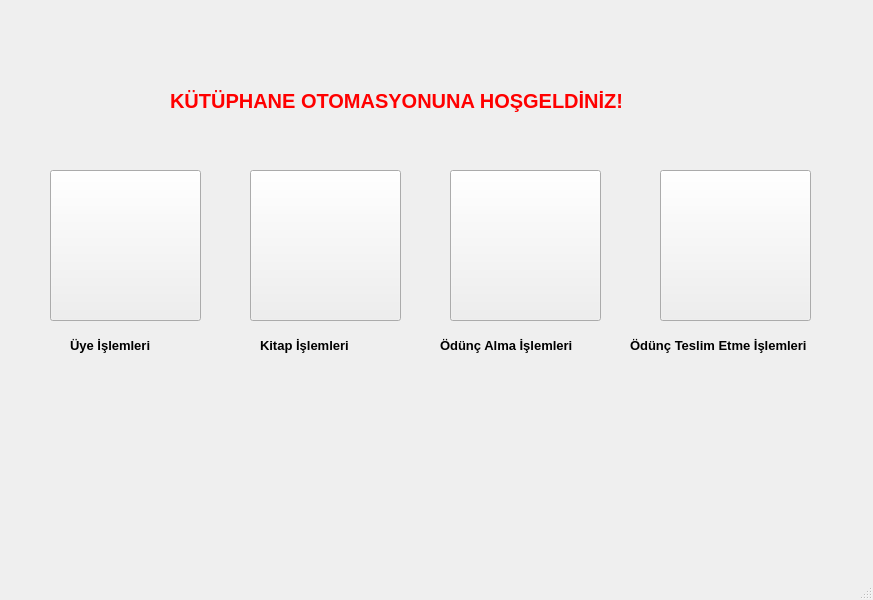
<?xml version="1.0" encoding="UTF-8"?>
<ui version="4.0">
 <class>MainWindow</class>
 <widget class="QMainWindow" name="MainWindow">
  <property name="geometry">
   <rect>
    <x>0</x>
    <y>0</y>
    <width>873</width>
    <height>600</height>
   </rect>
  </property>
  <property name="windowTitle">
   <string>MainWindow</string>
  </property>
  <widget class="QWidget" name="centralwidget">
   <widget class="QLabel" name="label">
    <property name="geometry">
     <rect>
      <x>170</x>
      <y>60</y>
      <width>571</width>
      <height>81</height>
     </rect>
    </property>
    <property name="palette">
     <palette>
      <active>
       <colorrole role="WindowText">
        <brush brushstyle="SolidPattern">
         <color alpha="255">
          <red>255</red>
          <green>0</green>
          <blue>0</blue>
         </color>
        </brush>
       </colorrole>
      </active>
      <inactive>
       <colorrole role="WindowText">
        <brush brushstyle="SolidPattern">
         <color alpha="255">
          <red>255</red>
          <green>0</green>
          <blue>0</blue>
         </color>
        </brush>
       </colorrole>
      </inactive>
      <disabled/>
     </palette>
    </property>
    <property name="font">
     <font>
      <pointsize>15</pointsize>
      <bold>true</bold>
     </font>
    </property>
    <property name="text">
     <string>KÜTÜPHANE OTOMASYONUNA HOŞGELDİNİZ!</string>
    </property>
   </widget>
   <widget class="QPushButton" name="pushButton_uye">
    <property name="geometry">
     <rect>
      <x>50</x>
      <y>170</y>
      <width>151</width>
      <height>151</height>
     </rect>
    </property>
    <property name="styleSheet">
     <string notr="true">border-image: url(:/resimler/images/user.jpg);</string>
    </property>
    <property name="text">
     <string/>
    </property>
   </widget>
   <widget class="QPushButton" name="pushButton_kitap">
    <property name="geometry">
     <rect>
      <x>250</x>
      <y>170</y>
      <width>151</width>
      <height>151</height>
     </rect>
    </property>
    <property name="styleSheet">
     <string notr="true">border-image: url(:/resimler/images/book.jpg);</string>
    </property>
    <property name="text">
     <string/>
    </property>
   </widget>
   <widget class="QPushButton" name="pushButton_al">
    <property name="geometry">
     <rect>
      <x>450</x>
      <y>170</y>
      <width>151</width>
      <height>151</height>
     </rect>
    </property>
    <property name="styleSheet">
     <string notr="true">border-image: url(:/resimler/images/odunc_1.jpg);</string>
    </property>
    <property name="text">
     <string/>
    </property>
   </widget>
   <widget class="QPushButton" name="pushButton_ver">
    <property name="geometry">
     <rect>
      <x>660</x>
      <y>170</y>
      <width>151</width>
      <height>151</height>
     </rect>
    </property>
    <property name="styleSheet">
     <string notr="true">border-image: url(:/resimler/images/odunc_2.jpg);</string>
    </property>
    <property name="text">
     <string/>
    </property>
   </widget>
   <widget class="QLabel" name="label_2">
    <property name="geometry">
     <rect>
      <x>70</x>
      <y>330</y>
      <width>121</width>
      <height>31</height>
     </rect>
    </property>
    <property name="font">
     <font>
      <pointsize>10</pointsize>
      <bold>true</bold>
     </font>
    </property>
    <property name="text">
     <string>Üye İşlemleri</string>
    </property>
   </widget>
   <widget class="QLabel" name="label_3">
    <property name="geometry">
     <rect>
      <x>260</x>
      <y>330</y>
      <width>121</width>
      <height>31</height>
     </rect>
    </property>
    <property name="font">
     <font>
      <pointsize>10</pointsize>
      <bold>true</bold>
     </font>
    </property>
    <property name="text">
     <string>Kitap İşlemleri</string>
    </property>
   </widget>
   <widget class="QLabel" name="label_4">
    <property name="geometry">
     <rect>
      <x>440</x>
      <y>330</y>
      <width>191</width>
      <height>31</height>
     </rect>
    </property>
    <property name="font">
     <font>
      <pointsize>10</pointsize>
      <bold>true</bold>
     </font>
    </property>
    <property name="text">
     <string>Ödünç Alma İşlemleri</string>
    </property>
   </widget>
   <widget class="QLabel" name="label_5">
    <property name="geometry">
     <rect>
      <x>630</x>
      <y>330</y>
      <width>241</width>
      <height>31</height>
     </rect>
    </property>
    <property name="font">
     <font>
      <pointsize>10</pointsize>
      <bold>true</bold>
     </font>
    </property>
    <property name="text">
     <string>Ödünç Teslim Etme İşlemleri</string>
    </property>
   </widget>
  </widget>
  <widget class="QMenuBar" name="menubar">
   <property name="geometry">
    <rect>
     <x>0</x>
     <y>0</y>
     <width>873</width>
     <height>25</height>
    </rect>
   </property>
  </widget>
  <widget class="QStatusBar" name="statusbar"/>
 </widget>
 <resources/>
 <connections/>
</ui>
